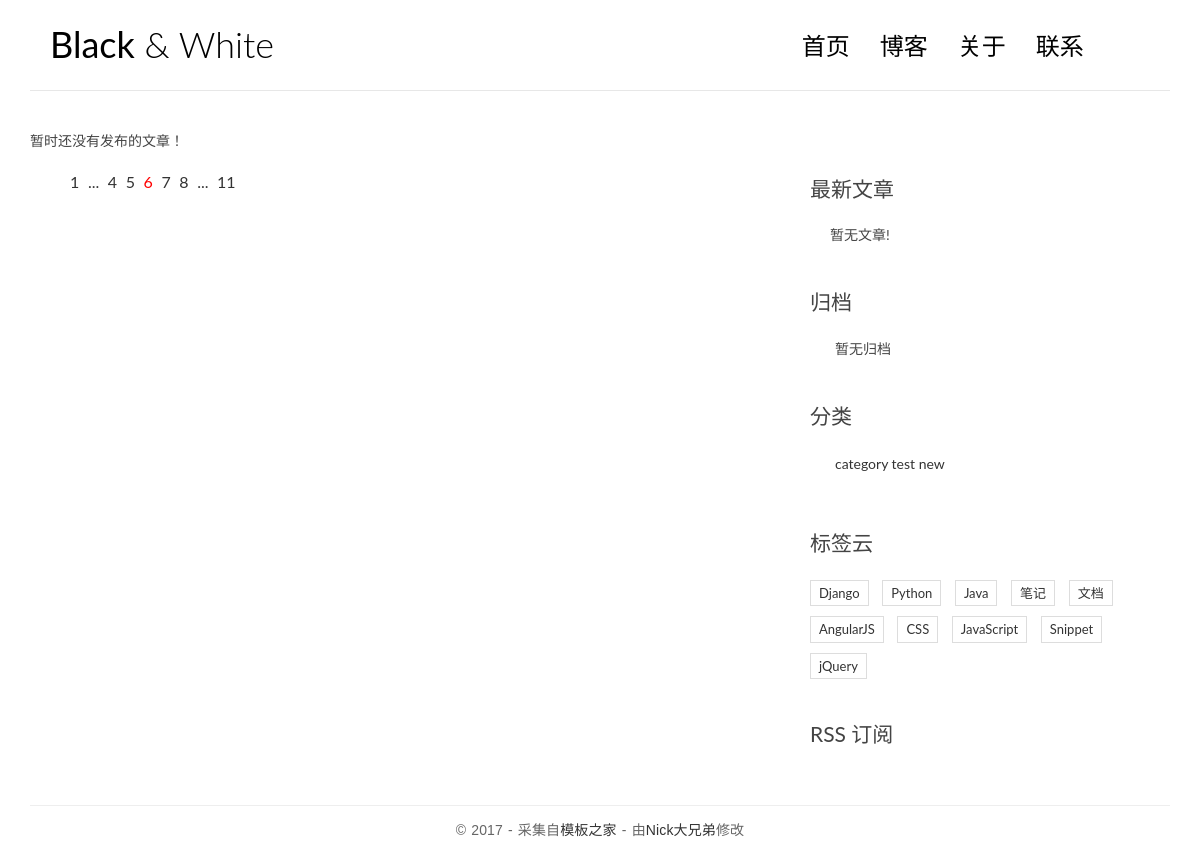
Before: / with the older database file.
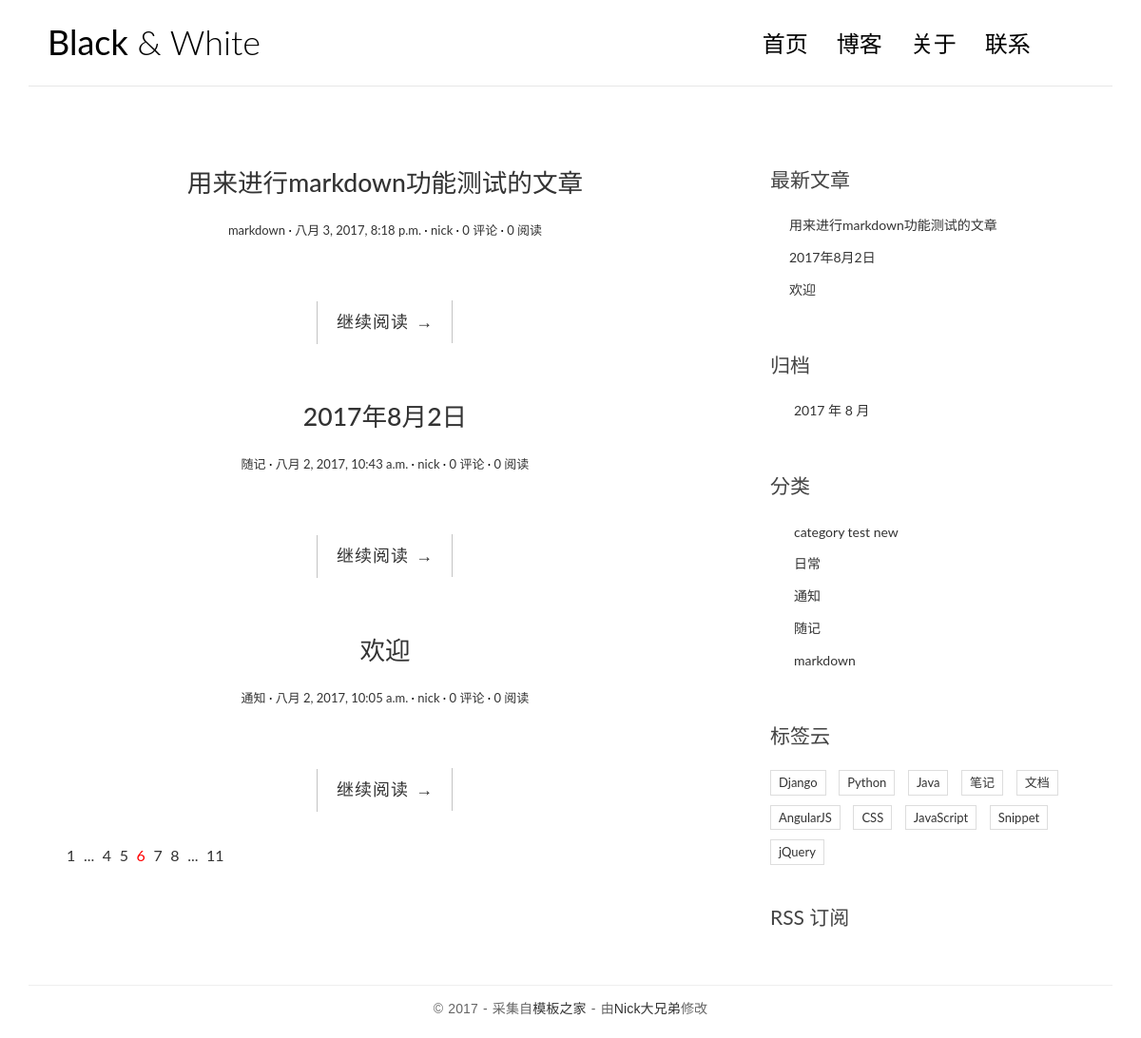
After: the same page with the newer database file.
### blog/models.py (models this page shows, shortened)
@python_2_unicode_compatible
class Category(models.Model):
    """
	    Django 要求模型必须继承 models.Model 类。
    Category 只需要一个简单的分类名 name 就可以了。
    CharField 指定了分类名 name 的数据类型，CharField 是字符型，
    CharField 的 max_length 参数指定其最大长度，超过这个长度的分类名就不能被存入数据库。
    当然 Django 还为我们提供了多种其它的数据类型，如日期时间类型 DateTimeField、整数类型 IntegerField 等等。
    Django 内置的全部类型可查看文档：
    https://docs.djangoproject.com/en/1.10/ref/models/fields/#field-types
"""
    name = models.CharField(max_length=100)

@python_2_unicode_compatible
class Post(models.Model):
    def get_absolute_url(self):
        return reverse('blog:detail', kwargs={'pk': self.pk})
    """
    文章的数据库表稍微复杂一点，主要是涉及的字段更多。
    """
    title = models.CharField(max_length=70)
    body = models.TextField()
    created_time = models.DateTimeField()
    modified_time = models.DateTimeField()
    excerpt = models.CharField(max_length=200, blank=True)
    category = models.ForeignKey(Category)
    tags = models.ManyToManyField(Tag, blank=True)
    author = models.ForeignKey(User)

### blog/views.py (the view)
# urls.py: url(r'^$', views.index, name='index'),
def index(request):
    post_list = Post.objects.all().order_by('-created_time')
    return render(request, 'blog/index.html', context={'post_list': post_list })

### blog/templatetags/blog_tags.py (called while the page is built)
@register.simple_tag
def get_recent_posts(num=5):
    return Post.objects.all().order_by('-created_time')[:num]

@register.simple_tag
def archives():
    return Post.objects.dates('created_time', 'month', order='DESC')

@register.simple_tag
def get_categories():
    return Category.objects.all()

### templates/blog/index.html (shortened to what this page needs)
{% extends 'base.html' %}
{% block main %}
    {% for post in post_list %}
                <article class="post post-{{  post.pk }}">
                    <header class="entry-header">
                        <h1 class="entry-title">
                            <a href="{{  post.get_absolute_url }}">{{ post.title }}</a>
                        </h1>
                        <div class="entry-meta">
                            <span class="post-category"><a href="#">{{ post.category.name }}</a></span>
                            <span class="post-date"><a href="#"><time class="entry-date"
                                                                      datetime="{{ post.created_time }}">{{ post.created_time }}</time></a></span>
                            <span class="post-author"><a href="#">{{ post.author }}</a></span>
                            <span class="comments-link"><a href="#">0 评论</a></span>
                            <span class="views-count"><a href="#">0 阅读</a></span>
                        </div>
                    </header>
                    <div class="entry-content clearfix">
                        <div class="read-more cl-effect-14">
                            <a href="{{ post.get_absolute_url }}" class="more-link">继续阅读 <span class="meta-nav">→</span></a>
                        </div>
                    </div>
                </article>
                {% empty %}
                 <div class="no-post">暂时还没有发布的文章！</div>
                {% endfor %}
                <div class="pagination">
                    <ul>
                        <li><a href="">1</a></li>
                        <li><a href="">...</a></li>
                        <li><a href="">4</a></li>
                        <li><a href="">5</a></li>
                        <li class="current"><a href="">6</a></li>
                        <li><a href="">7</a></li>
                        <li><a href="">8</a></li>
                        <li><a href="">...</a></li>
                        <li><a href="">11</a></li>
                    </ul>
                </div>
{% endblock main %}

### templates/base.html (shortened to what this page needs)
{% load staticfiles %}
{% load blog_tags %}
<!DOCTYPE html>
<html>
<head>
    <link rel="stylesheet" href="http://code.ionicframework.com/ionicons/2.0.1/css/ionicons.min.css">
    <link rel="stylesheet" href="css/bootstrap.min.css">
    <link rel="stylesheet" href="css/pace.css">
    <link rel="stylesheet" href="css/custom.css">
    <link rel="stylesheet" href="{% static 'blog/css/bootstrap.min.css' %}">
    <link rel="stylesheet" href="{% static 'blog/css/pace.css' %}">
    <link rel="stylesheet" href="{% static 'blog/css/custom.css' %}">
    <link rel="stylesheet" href="{% static 'blog/css/highlights/github.css' %}"
</head>
<body>
<div class="container">
    <header id="site-header">
        <div class="row">
            <div class="col-md-4 col-sm-5 col-xs-8">
                <div class="logo">
                    <h1><a href="index.html"><b>Black</b> &amp; White</a></h1>
                </div>
            </div>
            <div class="col-md-8 col-sm-7 col-xs-4">
                <nav class="main-nav" role="navigation">
                    <div class="collapse navbar-collapse" id="bs-example-navbar-collapse-1">
                        <ul class="nav navbar-nav navbar-right">
                            <li class="cl-effect-11"><a href="index.html" data-hover="首页">首页</a></li>
                            <li class="cl-effect-11"><a href="full-width.html" data-hover="博客">博客</a></li>
                            <li class="cl-effect-11"><a href="about.html" data-hover="关于">关于</a></li>
                            <li class="cl-effect-11"><a href="contact.html" data-hover="联系">联系</a></li>
                        </ul>
                    </div>
                </nav>
            </div>
        </div>
    </header>
</div>
<div class="content-body">
    <div class="container">
        <div class="row">
            <main class="col-md-8">
                {% block main %}
                {% endblock main %}
            </main>
        <aside class="col-md-4">
        </aside>
            <aside class="col-md-4">
                <div class="widget widget-recent-posts">
                    <h3 class="widget-title">最新文章</h3>
                    {% get_recent_posts as recent_post_list %}
                    <ul>
                        {% for post in recent_post_list %}
                        <li>
                            <a href="{{ post.get_absolute_url }}">{{ post.title }}</a>
                        </li>
                        {% empty %}
                         暂无文章!
                        {% endfor%}
                    </ul>
                </div>
                <div class="widget widget-archives">
                    <h3 class="widget-title">归档</h3>
                    {% archives as date_list %}
                    <ul>
                        {% for date in date_list %}
                        <li>
                            <a href="{% url 'blog:archives' date.year date.month %}">
                                {{ date.year }} 年 {{ date.month }} 月
                            </a>
                        </li>
                        {% empty %}
                        暂无归档
                        {% endfor %}
                    </ul>
                </div>
                <div class="widget widget-category">
                    <h3 class="widget-title">分类</h3>
                    {% get_categories as category_list %}
                    <ul>
                        {% for category in category_list %}
                        <li>
                            <a href="{% url 'blog:category' category.pk %}">{{ category.name }}
                            </a>
                        </li>
                        {% empty %}
                        暂无分类
                        {% endfor %}
                    </ul>
                </div>
                <div class="widget widget-tag-cloud">
                    <h3 class="widget-title">标签云</h3>
                    <ul>
                        <li>
                            <a href="#">Django</a>
                        </li>
                        <li>
                            <a href="#">Python</a>
                        </li>
                        <li>
                            <a href="#">Java</a>
                        </li>
                        <li>
                            <a href="#">笔记</a>
                        </li>
                        <li>
                            <a href="#">文档</a>
                        </li>
                        <li>
                            <a href="#">AngularJS</a>
                        </li>
                        <li>
                            <a href="#">CSS</a>
                        </li>
                        <li>
                            <a href="#">JavaScript</a>
                        </li>
                        <li>
                            <a href="#">Snippet</a>
                        </li>
                        <li>
                            <a href="#">jQuery</a>
                        </li>
                    </ul>
                </div>
                <div class="rss">
                    <a href=""> RSS 订阅</a>
                </div>
            </aside>
        </div>
    </div>
</div>
<footer id="site-footer">
    <div class="container">
        <div class="row">
            <div class="col-md-12">
                <p class="copyright">&copy 2017 - 采集自<a href="http://www.cssmoban.com/"
                                                        target="_blank" title="模板之家">模板之家</a>
                    - 由<a href="http://zmrenwu.com/" title="网页模板" target="_blank">Nick大兄弟</a>修改
                </p>
            </div>
        </div>
    </div>
</footer>
</body>
</html>

### blog/static/blog/css/custom.css (style rules this page uses)
* { outline: none; }
h1, h2, h3, h4, h5, h6 { margin-top: 0; }
b { font-weight: 400; }
a { color: #333; }
body { color: #444; font-family: 'Lato', sans-serif; }
p { font-family: 'Ubuntu', sans-serif; font-weight: 400; word-spacing: 1px; letter-spacing: 0.01em; }
#site-header { background-color: #FFF; padding: 25px 20px; margin-bottom: 40px; border-bottom: 1px solid #e7e7e7; }
.logo h1 a { color: #000; }
.logo h1 { margin: 0; font-family: 'Lato', sans-serif; font-weight: 300; }
.main-nav { margin-top: 11px; max-width: 95%; }
.main-nav a { color: #000000 !important; padding: 0 0 5px 0 !important; margin-right: 30px; font-family: 'Lato', sans-serif; font-weight: 300; font-size: 24px; }
.cl-effect-11 a { padding: 10px 0; color: #0972b4; text-shadow: none; }
.cl-effect-11 a::before { position: absolute; top: 0; left: 0; overflow: hidden; padding: 0 0 5px 0 !important; max-width: 0; border-bottom: 1px solid #000; color: #000; content: attr(data-hover); white-space: nowrap; -webkit-transition: max-width 0.5s; -moz-transition: max-width 0.5s; transition: max-width 0.5s; }
.content-body { padding-bottom: 4em; }
.post { background: #fff; padding: 30px 30px 0; }
.entry-title { text-align: center; font-size: 1.9em; margin-bottom: 20px; line-height: 1.6; padding: 10px 20px 0; }
.entry-meta { text-align: center; color: #DDDDDD; font-size: 13px; margin-bottom: 30px; }
.entry-content { font-size: 18px; line-height: 1.9; font-weight: 300; color: #000; }
.post-category::after, .post-date::after, .post-author::after, .comments-link::after { content: ' ·'; color: #000; }
.read-more { font-family: 'Ubuntu', sans-serif; font-weight: 400; word-spacing: 1px; letter-spacing: 0.01em; text-align: center; margin-top: 20px; }
.cl-effect-14 a { padding: 0 20px; height: 45px; line-height: 45px; position: relative; display: inline-block; margin: 15px 25px; letter-spacing: 1px; font-weight: 400; text-shadow: 0 0 1px rgba(255, 255, 255, 0.3); }
.cl-effect-14 a::before, .cl-effect-14 a::after { position: absolute; width: 45px; height: 1px; background: #C3C3C3; content: ''; -webkit-transition: all 0.3s; -moz-transition: all 0.3s; transition: all 0.3s; pointer-events: none; }
.cl-effect-14 a::before { top: 0; left: 0; -webkit-transform: rotate(90deg); -moz-transform: rotate(90deg); transform: rotate(90deg); -webkit-transform-origin: 0 0; -moz-transform-origin: 0 0; transform-origin: 0 0; }
.cl-effect-14 a::after { right: 0; bottom: 0; -webkit-transform: rotate(90deg); -moz-transform: rotate(90deg); transform: rotate(90deg); -webkit-transform-origin: 100% 0; -moz-transform-origin: 100% 0; transform-origin: 100% 0; }
.widget { background: #fff; padding: 30px 0 0; }
.widget-title { font-size: 1.5em; margin-bottom: 20px; line-height: 1.6; padding: 10px 0 0; font-weight: 400; }
.widget-recent-posts ul { padding: 0; margin: 0; padding-left: 20px; }
.widget-recent-posts ul li { list-style-type: none; position: relative; line-height: 170%; margin-bottom: 10px; }
.widget-recent-posts ul li::before { content: '\f3d3'; font-family: "Ionicons"; position: absolute; left: -17px; top: 3px; font-size: 16px; color: #000; }
.widget-archives ul { padding: 0; margin: 0; padding-left: 25px; }
.widget-archives ul li { list-style-type: none; position: relative; line-height: 170%; margin-bottom: 10px; }
.widget-archives ul li::before { content: '\f3f3'; font-family: "Ionicons"; position: absolute; left: -25px; top: 1px; font-size: 16px; color: #000; }
.widget-category ul { padding: 0; margin: 0; padding-left: 25px; }
.widget-category ul li { list-style-type: none; position: relative; line-height: 170%; margin-bottom: 10px; }
.widget-category ul li::before { content: '\f3fe'; font-family: "Ionicons"; position: absolute; left: -25px; top: 1px; font-size: 18px; color: #000; }
.widget-tag-cloud ul { padding: 0; margin: 0; margin-right: -10px; }
.widget-tag-cloud ul li { list-style-type: none; font-size: 13px; display: inline-block; margin-right: 10px; margin-bottom: 10px; padding: 3px 8px; border: 1px solid #ddd; }
.rss { font-size: 21px; margin-top: 30px; }
.rss a { color: #444; }
#site-footer { padding-top: 10px; padding: 0 0 1.5em 0; }
.copyright { text-align: center; padding-top: 1em; margin: 0; border-top: 1px solid #eee; color: #666; }
.pagination ul { list-style: none; }
.pagination ul li { display: inline-block; font-size: 16px; margin-right: 5px; }
.current a { color: red; }

Changed rows visible on the page:
added Post: title "用来进行markdown功能测试的文章", category.name "markdown", created_time "八月 3, 2017, 8:18 p.m.", author "nick"
added Post: title "2017年8月2日", category.name "随记", created_time "八月 2, 2017, 10:43 a.m.", author "nick"
added Post: title "欢迎", category.name "通知", created_time "八月 2, 2017, 10:05 a.m.", author "nick"
added Category: name "日常"
added Category: name "通知"
added Category: name "随记"
added Category: name "markdown"
Other visible differences:
new list line: "2017 年 8 月"
text no longer shown: "暂时还没有发布的文章！ 暂无文章! 暂无归档"
